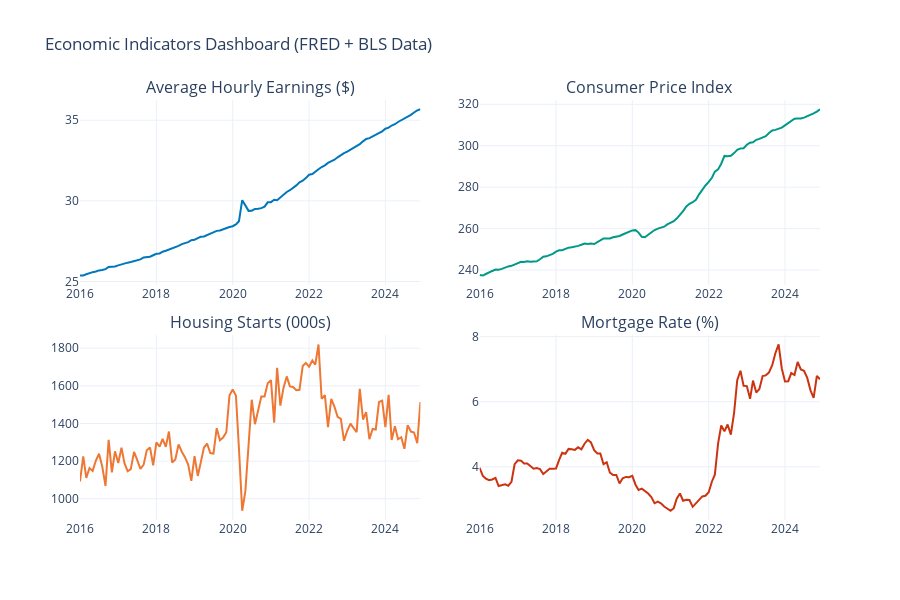

The notebook cell saved with this chart:
### Code cell
# =============================================================================
# Visualization 3: Economic Dashboard
# =============================================================================

fig = make_subplots(
    rows=2, cols=2,
    subplot_titles=(
        'Average Hourly Earnings ($)',
        'Consumer Price Index',
        'Housing Starts (000s)',
        'Mortgage Rate (%)'
    ),
    vertical_spacing=0.12,
    horizontal_spacing=0.08,
)

# Wages
fig.add_trace(
    go.Scatter(x=combined_df.index, y=combined_df['avg_hourly_earnings'],
               line=dict(color='#0077BB'), name='Earnings'),
    row=1, col=1
)

# CPI
fig.add_trace(
    go.Scatter(x=combined_df.index, y=combined_df['cpi'],
               line=dict(color='#009988'), name='CPI'),
    row=1, col=2
)

# Housing Starts
fig.add_trace(
    go.Scatter(x=combined_df.index, y=combined_df['housing_starts'],
               line=dict(color='#EE7733'), name='Housing'),
    row=2, col=1
)

# Mortgage Rate
fig.add_trace(
    go.Scatter(x=combined_df.index, y=combined_df['mortgage_rate'],
               line=dict(color='#CC3311'), name='Mortgage'),
    row=2, col=2
)

fig.update_layout(
    title='Economic Indicators Dashboard (FRED + BLS Data)',
    template='plotly_white',
    height=600,
    showlegend=False,
)

fig.show()
